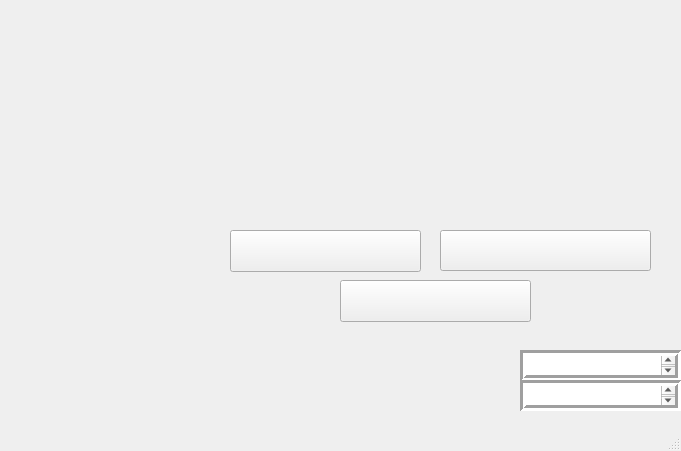
<?xml version="1.0" encoding="UTF-8"?>
<ui version="4.0">
 <class>RTCIS</class>
 <widget class="QMainWindow" name="RTCIS">
  <property name="geometry">
   <rect>
    <x>0</x>
    <y>0</y>
    <width>681</width>
    <height>451</height>
   </rect>
  </property>
  <property name="maximumSize">
   <size>
    <width>681</width>
    <height>451</height>
   </size>
  </property>
  <property name="windowTitle">
   <string>MainWindow</string>
  </property>
  <widget class="QWidget" name="centralwidget">
   <widget class="QLabel" name="Bg_Img">
    <property name="geometry">
     <rect>
      <x>0</x>
      <y>0</y>
      <width>681</width>
      <height>451</height>
     </rect>
    </property>
    <property name="maximumSize">
     <size>
      <width>681</width>
      <height>451</height>
     </size>
    </property>
    <property name="text">
     <string>&lt;html&gt;&lt;head/&gt;&lt;body&gt;&lt;p align=&quot;center&quot;&gt;&lt;img src=&quot;:/Img1/Logo1.jpg&quot;/&gt;&lt;/p&gt;&lt;/body&gt;&lt;/html&gt;</string>
    </property>
   </widget>
   <widget class="QPushButton" name="Current_Stall">
    <property name="geometry">
     <rect>
      <x>230</x>
      <y>230</y>
      <width>191</width>
      <height>42</height>
     </rect>
    </property>
    <property name="maximumSize">
     <size>
      <width>211</width>
      <height>42</height>
     </size>
    </property>
    <property name="styleSheet">
     <string notr="true">background-image: url(:/bt1/button1.png);</string>
    </property>
    <property name="text">
     <string/>
    </property>
   </widget>
   <widget class="QPushButton" name="Future_info">
    <property name="geometry">
     <rect>
      <x>440</x>
      <y>230</y>
      <width>211</width>
      <height>41</height>
     </rect>
    </property>
    <property name="minimumSize">
     <size>
      <width>0</width>
      <height>0</height>
     </size>
    </property>
    <property name="maximumSize">
     <size>
      <width>213</width>
      <height>42</height>
     </size>
    </property>
    <property name="styleSheet">
     <string notr="true">background-image: url(:/bt2/button2.png);</string>
    </property>
    <property name="text">
     <string/>
    </property>
   </widget>
   <widget class="QPushButton" name="Wait_time">
    <property name="geometry">
     <rect>
      <x>340</x>
      <y>280</y>
      <width>191</width>
      <height>42</height>
     </rect>
    </property>
    <property name="maximumSize">
     <size>
      <width>213</width>
      <height>42</height>
     </size>
    </property>
    <property name="styleSheet">
     <string notr="true">background-image: url(:/bt3/button3.png);</string>
    </property>
    <property name="text">
     <string/>
    </property>
   </widget>
   <widget class="QTextBrowser" name="DATE">
    <property name="geometry">
     <rect>
      <x>520</x>
      <y>350</y>
      <width>161</width>
      <height>31</height>
     </rect>
    </property>
    <property name="font">
     <font>
      <family>Arial</family>
      <pointsize>18</pointsize>
     </font>
    </property>
    <property name="frameShape">
     <enum>QFrame::Box</enum>
    </property>
    <property name="lineWidth">
     <number>3</number>
    </property>
   </widget>
   <widget class="QTextBrowser" name="TIME">
    <property name="geometry">
     <rect>
      <x>520</x>
      <y>380</y>
      <width>161</width>
      <height>31</height>
     </rect>
    </property>
    <property name="font">
     <font>
      <family>Arial</family>
      <pointsize>18</pointsize>
     </font>
    </property>
    <property name="frameShape">
     <enum>QFrame::Box</enum>
    </property>
    <property name="lineWidth">
     <number>3</number>
    </property>
   </widget>
  </widget>
  <widget class="QMenuBar" name="menubar">
   <property name="geometry">
    <rect>
     <x>0</x>
     <y>0</y>
     <width>681</width>
     <height>22</height>
    </rect>
   </property>
  </widget>
  <widget class="QStatusBar" name="statusbar"/>
 </widget>
 <resources>
  <include location="Img1.qrc"/>
  <include location="bts.qrc"/>
 </resources>
 <connections/>
</ui>
